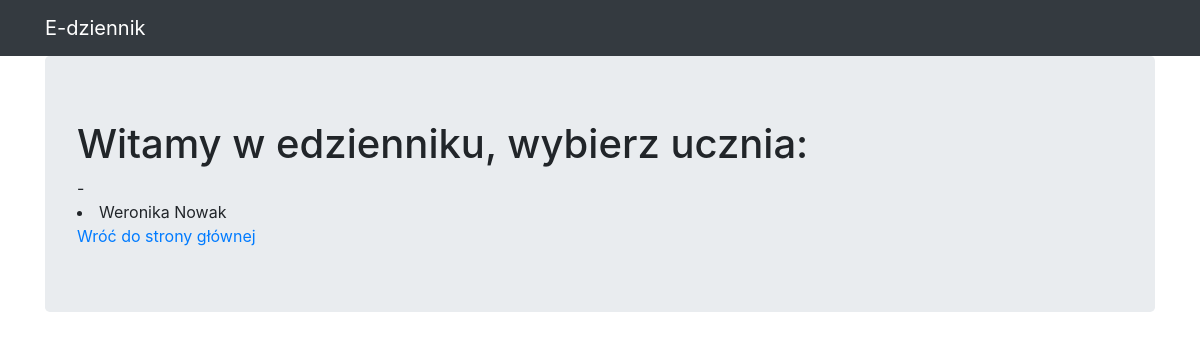
/edziennik/student/, run on an earlier commit of the app's database.
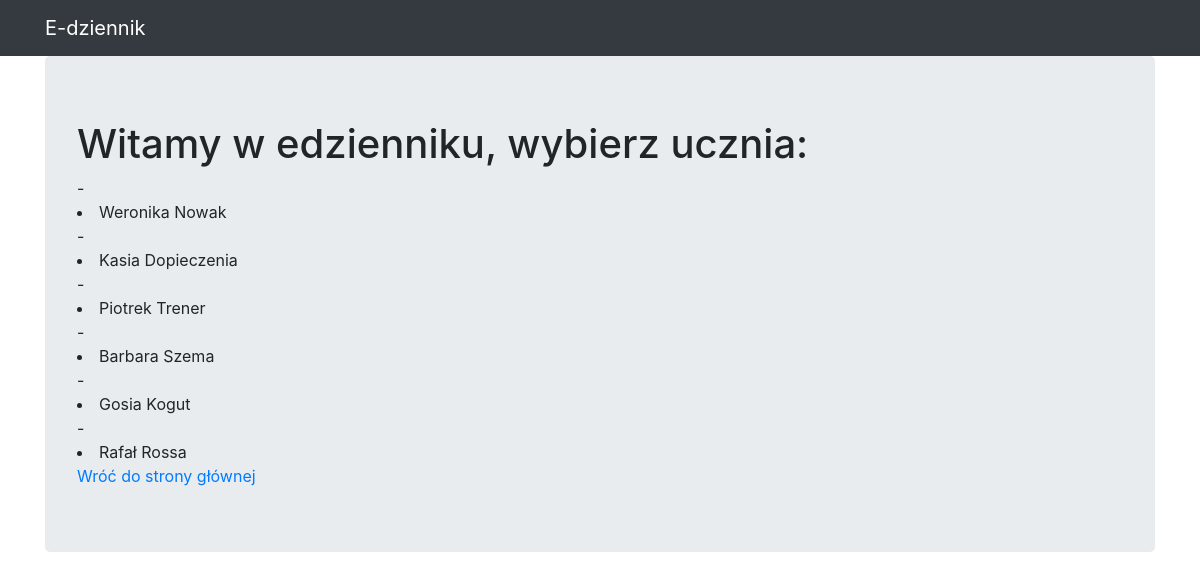
And on a later commit of the database.
### dziennik/models.py (models this page shows, shortened)
class Student(models.Model):
    name = models.CharField(max_length=128)
    klasa = models.ForeignKey(Klasa, on_delete=models.CASCADE, null=True, blank=True)

### dziennik/views.py (the view)
# urls.py: path("student/",views.studenty, name="student"),
def studenty(request):
    return render(
        request,
        template_name="student.html",
        context={"students": Student.objects.all()}
    )

### dziennik/templates/student.html
{% extends 'base.html' %}
{% block content %}
<body>
    <h1>Witamy w edzienniku, wybierz ucznia:</h1>
        {% for coś in students %}-
            <li>{{ coś.name }}</li>
        {% endfor %}
	<a href="{% url 'edziennik:index' %}"> Wróć do strony głównej</a>
    {% endblock %}

What changed in the data, as far as the page shows it:
added Student: name "Kasia Dopieczenia"
added Student: name "Piotrek Trener"
added Student: name "Barbara Szema"
added Student: name "Gosia Kogut"
added Student: name "Rafał Rossa"
